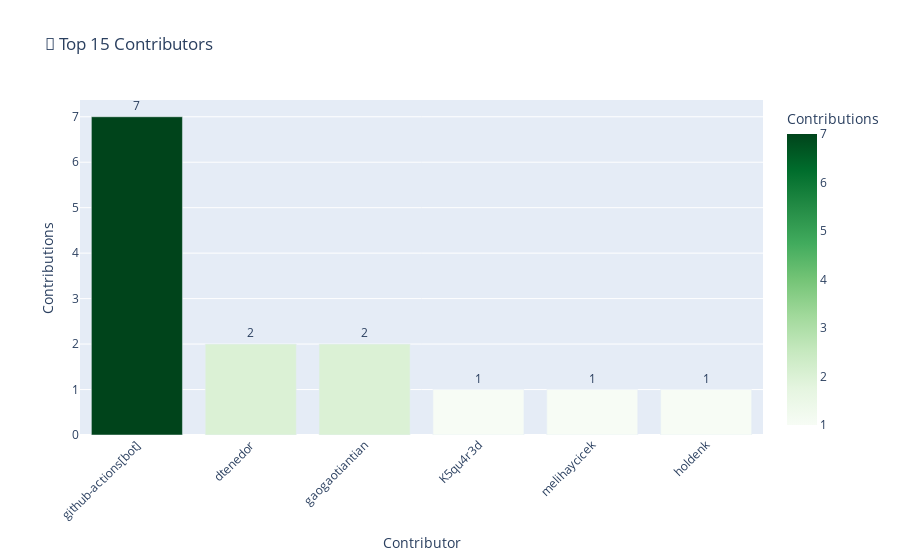
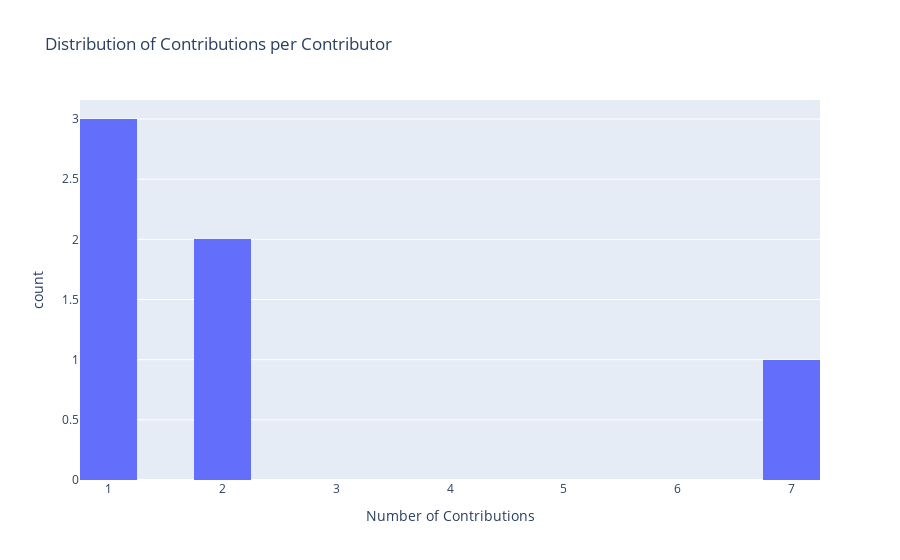

Notebook code cell kept with these figures, in order:
### Markdown cell above
# Contributor analysis

### Code cell
if metrics:
    top_contributors = pd.DataFrame(metrics['rankings']['top_contributors'])
    fig = px.bar(
        top_contributors.head(15),
        x='contributor',
        y='total_contributions',
        title='👥 Top 15 Contributors',
        labels={'total_contributions': 'Contributions', 'contributor': 'Contributor'},
        text='total_contributions',
        color='total_contributions',
        color_continuous_scale='Greens'
    )
    fig.update_traces(texttemplate='%{text:,}', textposition='outside')
    fig.update_layout(showlegend=False, xaxis_tickangle=-45)
    fig.show()

    print(f"\n👥 Total unique contributors: {len(metrics['contributors']):,}")
    contrib_counts = [stats['total_contributions'] for stats in metrics['contributors'].values()]
    fig = px.histogram(x=contrib_counts, title='Distribution of Contributions per Contributor', labels={'x': 'Number of Contributions', 'y': 'Number of Contributors'}, nbins=20)
    fig.show()

### Figure 1 — Plotly figure (JSON) as saved in the notebook; plotly's stock layout.template omitted (floating-point values rounded to 4 significant figures)
{"data": [{"hovertemplate": "Contributor=%{x}<br>Contributions=%{marker.color}<extra></extra>", "legendgroup": "", "marker": {"color": [7, 2, 2, 1, 1, 1], "coloraxis": "coloraxis", "pattern": {"shape": ""}}, "name": "", "orientation": "v", "showlegend": false, "text": [7.0, 2.0, 2.0, 1.0, 1.0, 1.0], "textposition": "outside", "texttemplate": "%{text:,}", "type": "bar", "x": ["github-actions[bot]", "dtenedor", "gaogaotiantian", "K5qu4r3d", "melihaycicek", "holdenk"], "xaxis": "x", "y": [7, 2, 2, 1, 1, 1], "yaxis": "y"}], "layout": {"barmode": "relative", "coloraxis": {"colorbar": {"title": {"text": "Contributions"}}, "colorscale": [[0, "rgb(247,252,245)"], [0.125, "rgb(229,245,224)"], [0.25, "rgb(199,233,192)"], [0.375, "rgb(161,217,155)"], [0.5, "rgb(116,196,118)"], [0.625, "rgb(65,171,93)"], [0.75, "rgb(35,139,69)"], [0.875, "rgb(0,109,44)"], [1, "rgb(0,68,27)"]]}, "legend": {"tracegroupgap": 0}, "showlegend": false, "title": {"text": "👥 Top 15 Contributors"}, "xaxis": {"anchor": "y", "domain": [0, 1], "tickangle": -45, "title": {"text": "Contributor"}}, "yaxis": {"anchor": "x", "domain": [0, 1], "title": {"text": "Contributions"}}}}

### Figure 2 — Plotly figure (JSON) as saved in the notebook; plotly's stock layout.template omitted (floating-point values rounded to 4 significant figures)
{"data": [{"bingroup": "x", "hovertemplate": "Number of Contributions=%{x}<br>count=%{y}<extra></extra>", "legendgroup": "", "marker": {"color": "#636efa", "pattern": {"shape": ""}}, "name": "", "nbinsx": 20, "orientation": "v", "showlegend": false, "type": "histogram", "x": [1, 2, 7, 2, 1, 1], "xaxis": "x", "yaxis": "y"}], "layout": {"barmode": "relative", "legend": {"tracegroupgap": 0}, "title": {"text": "Distribution of Contributions per Contributor"}, "xaxis": {"anchor": "y", "domain": [0, 1], "title": {"text": "Number of Contributions"}}, "yaxis": {"anchor": "x", "domain": [0, 1], "title": {"text": "count"}}}}
